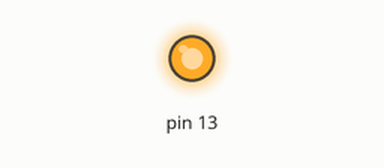
This sketch was run on a simulated Arduino Uno, built for the host (arithmetic inside an expression is 32-bit, double 64-bit). On the bench: output pins drawn as LEDs (lit = HIGH). What the sketch prints to the serial monitor is not drawn.

Above: at 0.7 s.
At 4.9 s:
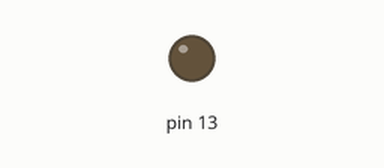
Timing chart, 0 to 6.5 s (numbered marks = the images above):
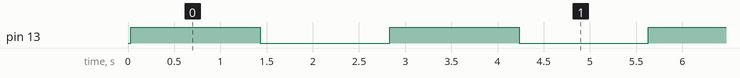

The sketch:

sketch_part1.ino
```cpp
#include "testasm.h"

void setup() {
  // put your setup code here, to run once
  Serial.begin(9600);
  Serial.print("Add(0, 0) is: ");
  Serial.println(testasm(0, 0));
  Serial.print("Add(1, 2) is: ");
  Serial.println(testasm(1, 2));
  Serial.print("Add(255, 255) is: ");
  Serial.println(testasm(255, 255));
  Serial.print("Add(128, 127) is: ");
  Serial.println(testasm(128, 127));
  Serial.print("Add(24, 60) is: ");
  Serial.println(testasm(24, 60));
  pinMode (13, OUTPUT);
}

void loop() {
  // put your main code here, to run repeatedly:
  digitalWrite (13, HIGH);
  delay(1400);
  digitalWrite (13, LOW);
  delay(1400);
}
```

testasm.cpp
```cpp
#include "testasm.h"

/* the attribute "used" tells the compiler to not inline this function */
__attribute__((used))
unsigned int testasm(unsigned char a, unsigned char b) {
  unsigned int out;

  asm volatile (R"(

   rjmp start_of_assembly

   .data
   ; any data values/static storage can go here

   .text

start_of_assembly:
   ; Your assembly language program goes here
   ;
   ; For this example, your program must not modify any registers other than
   ; r24 and r25. In other words, save and restore all the registers that
   ; are modified by your code.

   ; Tell the compiler to move the arguments a, b into registers
   ; r24, r25 respectively
   ;
   mov r24,%1
   mov r25,%2
   ;
   ;  --- YOUR CODE GOES HERE ---
   ;       r24 = a, r25 = b
   ;

   add r24, r25
   clr r25
   adc r25, r1

   ;
   ;  --- YOUR CODE ENDS ---
   ;      The result must be in the register pair r25:r24
   ;      You can also rjmp to the label end_of_assembly if you need to.
   ;
end_of_assembly:
   ; -- move r25:r24 to the 16-bit word in variable out
   movw %0,r24

)" : "=w" (out)  /* out is %0, and a 16-bit variable that is modified
		    by the assembly language */
   : "r" (a), "r" (b)  /* a is %1, b is %2, both are register-sized
			  variables */
   : "r25", "r24");   /* r24, r25 are modified by this assembly
			 language fragment */

  return out;
}
```

testasm.h
```cpp
unsigned int testasm (unsigned char, unsigned char);
```

Measured:
- by itself, pin 13: alternates HIGH for 1.4 s and LOW for 1.4 s
